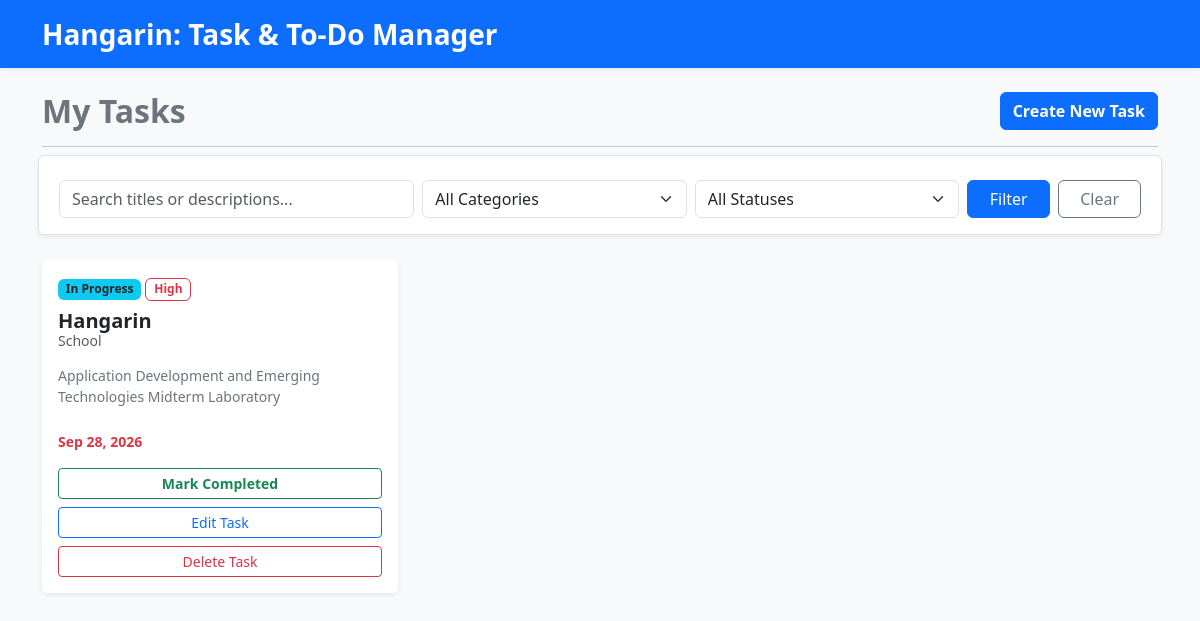
The app's page /, older data.
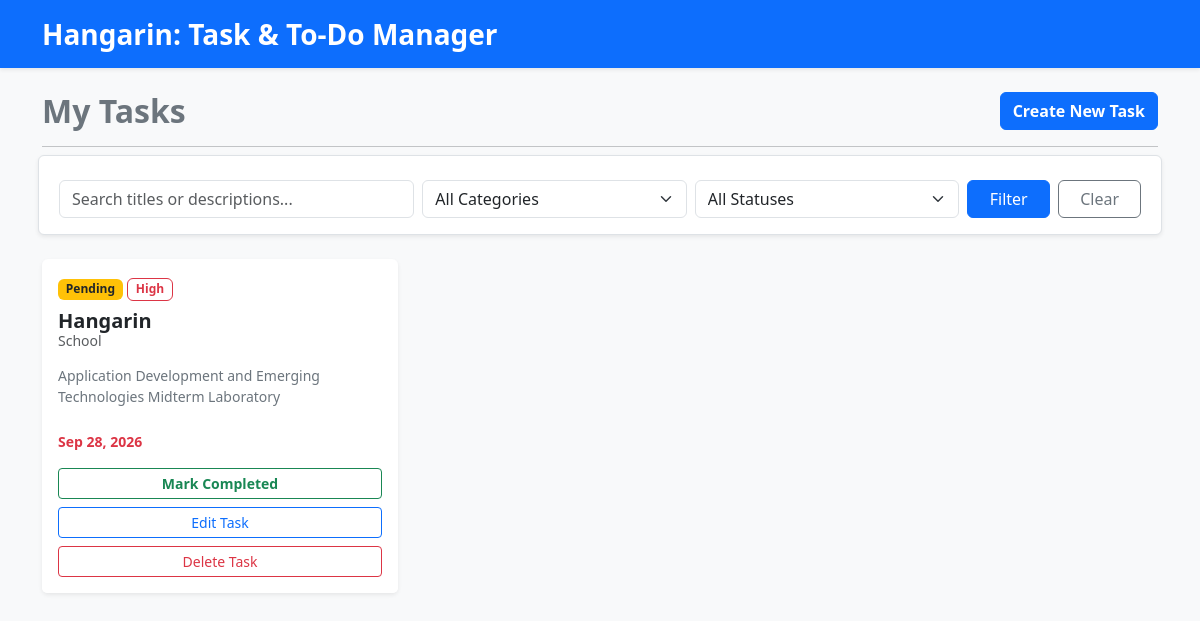
The same page, newer data.
### tasks/models.py (models this page shows, shortened)
class BaseModel(models.Model):
    created_at = models.DateTimeField(auto_now_add=True)
    updated_at = models.DateTimeField(auto_now=True)
    class Meta:
        abstract = True

class Task(BaseModel):
    title = models.CharField(max_length=200)
    description = models.TextField()
    deadline = models.DateTimeField()
    status = models.CharField(max_length=50, choices=STATUS_CHOICES, default="Pending")
    category = models.ForeignKey(Category, on_delete=models.CASCADE)
    priority = models.ForeignKey(Priority, on_delete=models.CASCADE)

class Priority(BaseModel):
    name = models.CharField(max_length=100)
    class Meta:
        verbose_name = "Priority"
        verbose_name_plural = "Priorities"

class Category(BaseModel):
    name = models.CharField(max_length=100)
    class Meta:
        verbose_name = "Category"
        verbose_name_plural = "Categories"

### tasks/views.py (the view)
# urls.py: path('', views.task_list, name='task_list'),
def task_list(request):
    tasks = Task.objects.select_related('category', 'priority').prefetch_related('subtask_set', 'note_set').order_by('deadline')
    search_query = request.GET.get('q', '')
    status_filter = request.GET.get('status', '')
    category_filter = request.GET.get('category', '')
    if search_query:
        tasks = tasks.filter(Q(title__icontains=search_query) | Q(description__icontains=search_query))
    if status_filter:
        tasks = tasks.filter(status=status_filter)
    current_category_id = None
    if category_filter:
        tasks = tasks.filter(category_id=category_filter)
        current_category_id = int(category_filter)
    context = {
        'tasks': tasks,
        'categories': Category.objects.all(),
        'statuses': [choice[0] for choice in STATUS_CHOICES],
        'current_search': search_query,
        'current_status': status_filter,
        'current_category': current_category_id,
    }
    return render(request, 'tasks/task_list.html', context)

### tasks/templates/tasks/task_list.html (shortened to what this page needs)
<!DOCTYPE html>
<html lang="en">
<head>
    <link href="https://cdn.jsdelivr.net/npm/bootstrap@5.3.0/dist/css/bootstrap.min.css" rel="stylesheet">
</head>
<body class="bg-light">
    <nav class="navbar navbar-dark bg-primary shadow-sm mb-4">
        <div class="container">
            <a class="navbar-brand fw-bold fs-3" href="{% url 'task_list' %}">Hangarin: Task & To-Do Manager</a>
        </div>
    </nav>
    <div class="container">
        <div class="row mb-3 align-items-center">
            <div class="col">
                <h2 class="fw-bold text-secondary mb-0">My Tasks</h2>
            </div>
            <div class="col text-end">
                <a href="{% url 'task_create' %}" class="btn btn-primary fw-bold">Create New Task</a>
            </div>
        </div>
        <hr>
        <div class="row mb-4">
            <div class="col">
                <form method="GET" action="{% url 'task_list' %}" class="row g-2 align-items-center bg-white p-3 shadow-sm rounded border">
                    <div class="col-md-4">
                        <input type="text" name="q" class="form-control" placeholder="Search titles or descriptions..." value="{{ current_search }}">
                    </div>
                    <div class="col-md-3">
                        <select name="category" class="form-select">
                            <option value="">All Categories</option>
                        </select>
                    </div>
                    <div class="col-md-3">
                        <select name="status" class="form-select">
                            <option value="">All Statuses</option>
                        </select>
                    </div>
                    <div class="col-md-2 d-flex gap-2">
                        <button type="submit" class="btn btn-primary w-100">Filter</button>
                        <a href="{% url 'task_list' %}" class="btn btn-outline-secondary w-100">Clear</a>
                    </div>
                </form>
            </div>
        </div>
        <div class="row">
            {% for task in tasks %}
            <div class="col-md-6 col-lg-4 mb-4">
                <div class="card h-100 shadow-sm border-0">
                    <div class="card-body">
                        <div class="mb-2">
                            {% if task.status == 'Pending' %}
                                <span class="badge bg-warning text-dark">Pending</span>
                            {% elif task.status == 'In Progress' %}
                                <span class="badge bg-info text-dark">In Progress</span>
                            {% elif task.status == 'Completed' %}
                                <span class="badge bg-success">Completed</span>
                            {% else %}
                                <span class="badge bg-secondary">{{ task.status }}</span>
                            {% endif %}
                            {% if task.priority %}
                                <span class="badge border border-danger text-danger">{{ task.priority.name }}</span>
                            {% endif %}
                        </div>
                        <h5 class="card-title fw-bold mb-1">
                            <a href="{% url 'task_detail' task.pk %}" class="task-title-link">
                                {{ task.title }}
                            </a>
                        </h5>
                        <h6 class="card-subtitle mb-3 text-muted small">
                            {% if task.category %}{{ task.category.name }}{% else %}No Category{% endif %}
                        </h6>
                        <p class="card-text text-secondary small">{{ task.description|truncatechars:100 }}</p>
                    </div>
                    <div class="card-footer bg-white border-top-0 pb-3">
                        <div class="d-flex justify-content-between align-items-center small mb-3">
                            <span class="text-danger fw-semibold">
                                {{ task.deadline|date:"M d, Y" }}
                            </span>
                        </div>
                        {% if task.status != 'Completed' %}
                        <form action="{% url 'complete_task' task.pk %}" method="POST" class="d-grid mb-2">
                            <button type="submit" class="btn btn-sm btn-outline-success fw-bold">
                                Mark Completed
                            </button>
                        </form>
                        {% endif %}
                        <div class="d-grid mb-2">
                            <a href="{% url 'task_update' task.pk %}" class="btn btn-sm btn-outline-primary">
                                Edit Task
                            </a>
                        </div>
                        <div class="d-grid">
                            <button type="button" class="btn btn-sm btn-outline-danger" data-bs-toggle="modal" data-bs-target="#deleteModal{{ task.pk }}">
                                Delete Task
                            </button>
                        </div>
                    </div>
                </div>
            </div>
            {% empty %}
            <div class="col text-center mt-5">
                <h4 class="text-muted">No tasks found. Get to work!</h4>
            </div>
            {% endfor %}
        </div>
    </div>
</body>
</html>

### tasks/templates/tasks/task_list.html (style rules this page uses)
.task-title-link { color: #212529; text-decoration: none; transition: all 0.2s ease-in-out; }

Row changes from the older to the newer data that the page shows:
changed Task "Hangarin": status "In Progress" → "Pending"
